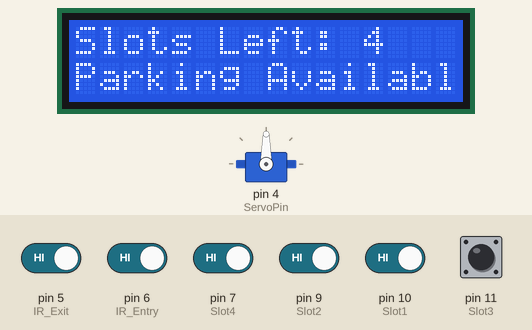
This sketch was run on a simulated Arduino Uno, built with avr-gcc and run on an emulated ATmega328P. Parts: 16×2 character LCD, servo. The inputs (shaded band) are chosen by the test bench; at power-on: pin 5 (IR_Exit), pin 6 (IR_Entry), pin 7 (Slot4), pin 9 (Slot2), pin 10 (Slot1), pin 11 (Slot3) HIGH. What the sketch prints to the serial monitor is not drawn.

Above: at 3.2 s.
3.3 s: pin 6 (IR_Entry) driven LOW
At 6.3 s:
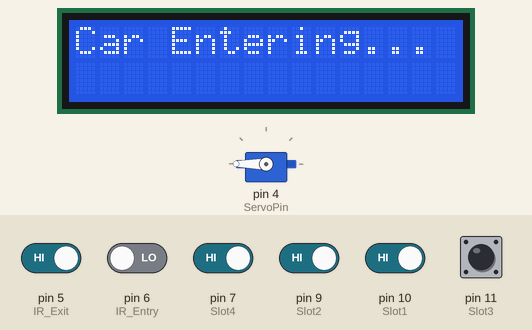
6.6 s: pin 5 (IR_Exit) driven LOW and pin 7 (Slot4) driven LOW
9.9 s: pin 5 (IR_Exit) driven HIGH
At 11.5 s:
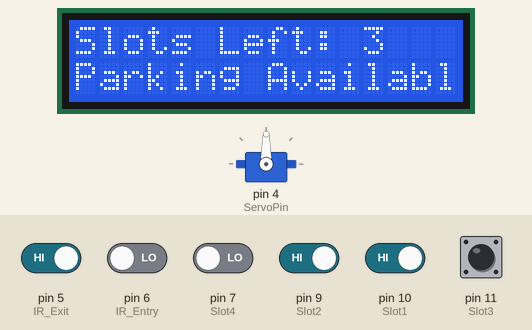
12.6 s: pin 5 (IR_Exit) driven LOW
At 14.4 s:
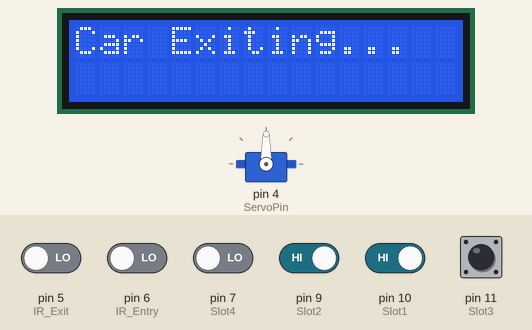
19.2 s: pin 9 (Slot2) driven LOW
At 21.8 s:
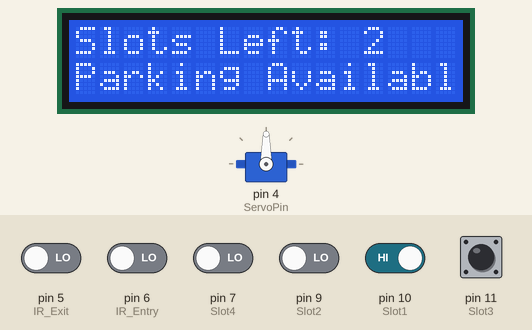
22.1 s: pin 10 (Slot1) driven LOW
At 24.0 s:
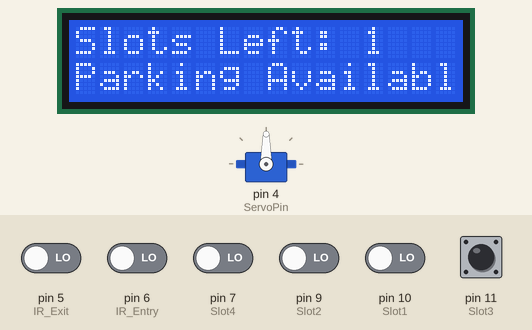
Timing chart, 0 to 25.0 s (numbered marks = the images above; inputs shaded):
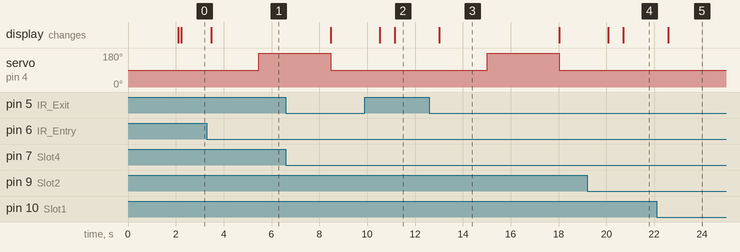

Measured:
- after the input at 3.3 s, servo on pin 4 (ServoPin): 90° → 180° after 2.2 s; the display: changes after 0.17 s (image 1)
- after the input at 12.6 s, servo on pin 4 (ServoPin): 90° → 180° after 2.4 s, → 90° 3.0 s later; the display: changes after 0.42 s (image 3)
- after the input at 19.2 s, the display: first differs from a run without the input after 1.5 s (image 4)
- after the input at 22.1 s, the display: changes after 0.49 s (image 5)
- what the display in image 3 shows lasts 5.0 s, from 13.0 s to 18.0 s

The sketch:

smart_parking.ino
```cpp
#include <Wire.h>
#include <LiquidCrystal_I2C.h>
#include <Servo.h>

LiquidCrystal_I2C lcd(0x27, 16, 2); // LCD I2C Address 0x27
Servo myservo;


const int IR_Entry = 6;       // Entry IR sensor
const int IR_Exit = 5;        // Exit IR sensor
const int Slot1 = 10;         // IR sensor for Slot 1
const int Slot2 = 9;          // IR sensor for Slot 2
const int Slot3 = 11;         // IR sensor for Slot 3
const int Slot4 = 7;          // IR sensor for Slot 4


const int ServoPin = 4;       // Servo connected to pin 8

// Define servo angles
const int gateOpenAngle = 180;  // Gate open angle
const int gateCloseAngle = 90; // Gate close angle

// Variables
int totalSlots = 4;           // Total number of parking slots
int occupiedSlots = 0;        // Number of occupied slots
bool entryTriggered = false;  // Flag for entry gate
bool exitTriggered = false;   // Flag for exit gate

void setup() {
  Serial.begin(9600);


  lcd.init();
  lcd.backlight();
  lcd.setCursor(0, 0);
  lcd.print("SMART PARKING");
  lcd.setCursor(0, 1);
  lcd.print("SYSTEM INIT...");
  delay(2000);
  lcd.clear();


  pinMode(IR_Entry, INPUT);
  pinMode(IR_Exit, INPUT);
  pinMode(Slot1, INPUT);
  pinMode(Slot2, INPUT);
  pinMode(Slot3, INPUT);
  pinMode(Slot4, INPUT);

  myservo.attach(ServoPin);
  myservo.write(gateCloseAngle);
}

void loop() {

  delay(100);

  // Check parking slot sensors
  int slot1State = digitalRead(Slot1);
  int slot2State = digitalRead(Slot2);
  int slot3State = digitalRead(Slot3);
  int slot4State = digitalRead(Slot4);


  occupiedSlots = 0;
  if (slot1State == LOW) occupiedSlots++;
  if (slot2State == LOW) occupiedSlots++;
  if (slot3State == LOW) occupiedSlots++;
  if (slot4State == LOW) occupiedSlots++;


  if (digitalRead(IR_Entry) == LOW && !entryTriggered && (totalSlots - occupiedSlots) > 0) {
    entryTriggered = true;
    lcd.clear();
    lcd.setCursor(0, 0);
    lcd.print("Car Entering...");


    delay(2000);


    openGate();
    lcd.clear();
    lcd.setCursor(0, 0);
    lcd.print("Car Entered!");
    delay(2000);
    lcd.clear();
  }

  // Exit gate
  if (digitalRead(IR_Exit) == LOW && !exitTriggered && occupiedSlots > 0) {
    exitTriggered = true;
    lcd.clear();
    lcd.setCursor(0, 0);
    lcd.print("Car Exiting...");


    delay(2000);

    // Open the gate
    openGate();
    lcd.clear();
    lcd.setCursor(0, 0);
    lcd.print("Car Exited!");
    delay(2000);
    lcd.clear();
  }


  if (digitalRead(IR_Entry) == HIGH) entryTriggered = false;
  if (digitalRead(IR_Exit) == HIGH) exitTriggered = false;

  // Displaying on the LCD
  lcd.setCursor(0, 0);
  lcd.print("Slots Left: ");
  lcd.print(totalSlots - occupiedSlots);
  lcd.setCursor(0, 1);
  if ((totalSlots - occupiedSlots) > 0) {
    lcd.print("Parking Available");
  } else {
    lcd.print("Parking Full!   ");
  }

  delay(500);
}

// Function to open the gate
void openGate() {
  Serial.println("Opening the gate...");
  myservo.write(gateOpenAngle);
  delay(3000);
  myservo.write(gateCloseAngle);
}
```
